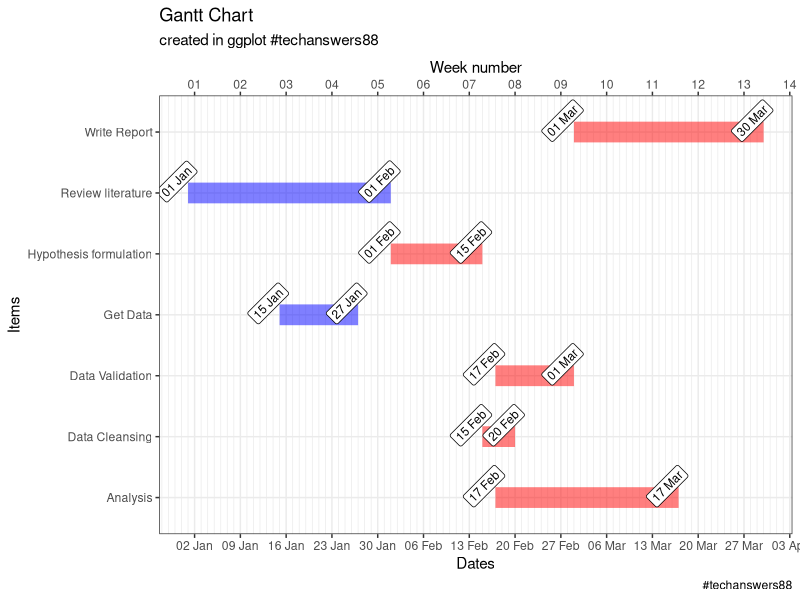
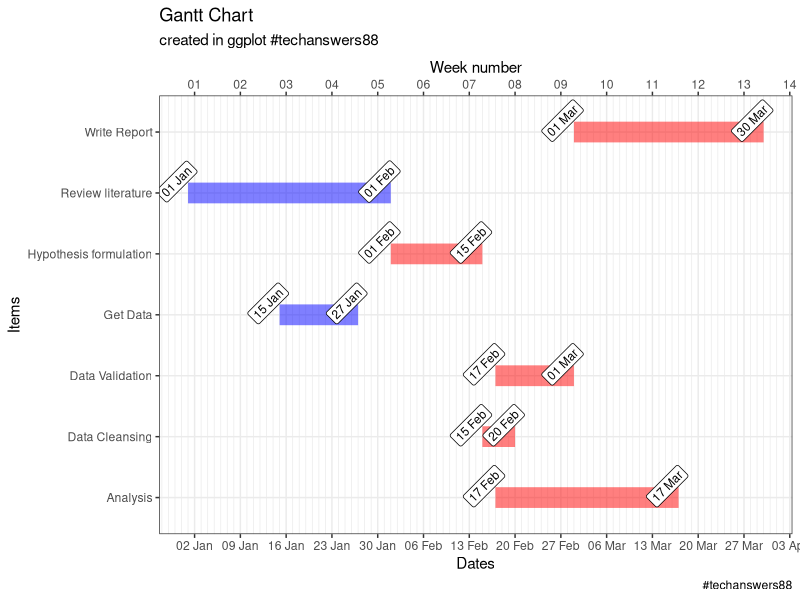
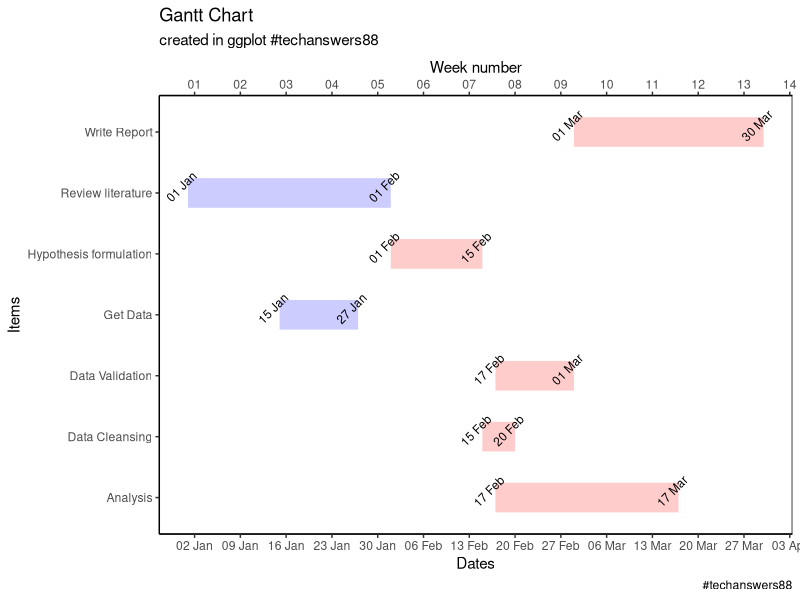
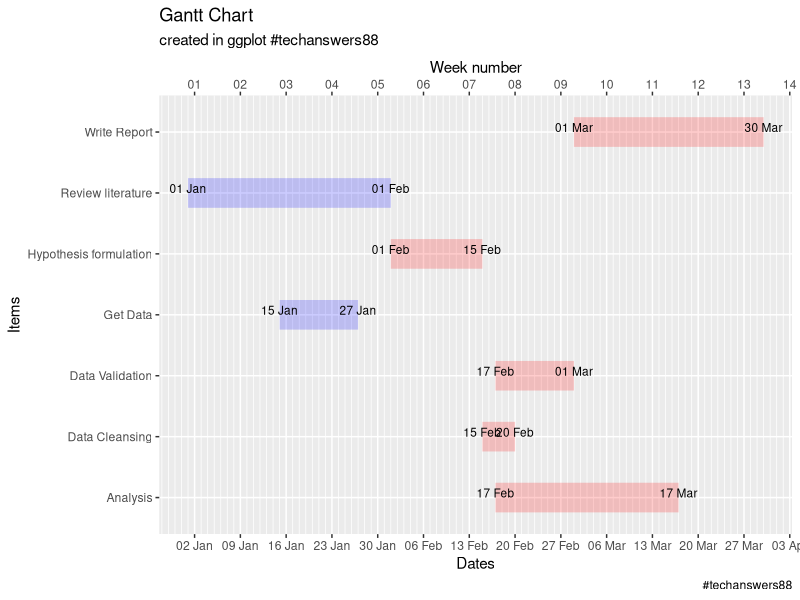

Write R code to recreate these figures, in order. (Note: this script raises an error after producing the figures.)
# [create beautiful GANTT Chart in R with progress tracking.]()
# https://rpubs.com/techanswers88/gantt-chart-in-r
# Packages used
# GGPLOT GANTT CHART
library(ggplot2)
library(tidyr)
library(lubridate)

# Prepare the data
# url is the location of your computer eg. c:\\tmp\\yourdata.csv"
# df <- read.csv("e:\\tmp\\ProjectSchedule.csv")
df <- data.frame(
  Stage = c(
    "Review literature", "Hypothesis formulation",
    "Get Data", "Data Cleansing",
    "Data Validation", "Analysis",
    "Write Report"
  ),
  Start = c(
    "2023-01-01", "2023-02-01",
    "2023-01-15", "2023-02-15",
    "2023-02-17", "2023-02-17",
    "2023-03-01"
  ),
  End = c(
    "2023-02-01", "2023-02-15",
    "2023-01-27", "2023-02-20",
    "2023-03-01", "2023-03-17",
    "2023-03-30"
  ),
  Complete = c(TRUE, FALSE, TRUE, FALSE, FALSE, FALSE, FALSE)
)
df$Start <- ymd(df$Start)
df$End <- ymd(df$End)
df.melt <- df %>%
  tidyr::pivot_longer(col = c(Start, End))

today <- as.Date("2022-12-25")
# For live tracking you can use the current date using Sys.Date as shown below
# today <- Sys.Date()

# First Chart
pl <- ggplot(df.melt, aes(x = value, y = Stage, colour = Complete))
pl <- pl + geom_line(alpha = 0.5, size = 7)
pl <- pl + geom_label(aes(label = format(value, "%d %b")), vjust = -0.5, angle = 45, size = 3, color = "black")
pl <- pl + theme_bw()
pl <- pl + geom_vline(xintercept = today, color = "grey", size = 2, alpha = 0.5)
pl <- pl + labs(title = "Gantt Chart")
pl <- pl + labs(subtitle = "created in ggplot #techanswers88")
pl <- pl + labs(caption = "#techanswers88")
pl <- pl + labs(x = "Date")
pl <- pl + labs(y = "Items")
pl <- pl + scale_color_manual(values = c("red", "blue"))
pl <- pl + theme(legend.position = "none")
pl <- pl + scale_x_date(
  name = "Dates",
  date_labels = "%d %b",
  date_breaks = "1 week",
  minor_breaks = "1 day",
  sec.axis = dup_axis(name = "Week number", labels = scales::date_format("%W"))
)
pl

# Second Chart
pl <- ggplot(df.melt, aes(x = value, y = Stage, colour = Complete))
pl <- pl + geom_line(alpha = 0.5, size = 7)
pl <- pl + geom_label(aes(label = format(value, "%d %b")), vjust = -0.5, angle = 45, size = 3, color = "black")
pl <- pl + theme_bw()
pl <- pl + geom_vline(xintercept = today, color = "grey", size = 2, alpha = 0.5)
pl <- pl + labs(title = "Gantt Chart")
pl <- pl + labs(subtitle = "created in ggplot #techanswers88")
pl <- pl + labs(caption = "#techanswers88")
pl <- pl + labs(x = "Date")
pl <- pl + labs(y = "Items")
pl <- pl + scale_color_manual(values = c("red", "blue"))
pl <- pl + theme(legend.position = "none")
pl <- pl + scale_x_date(
  name = "Dates",
  date_labels = "%d %b",
  date_breaks = "1 week",
  minor_breaks = "1 day",
  sec.axis = dup_axis(name = "Week number", labels = scales::date_format("%W"))
)
pl

# Third Chart
pl <- ggplot(df.melt, aes(x = value, y = Stage, colour = Complete))
pl <- pl + geom_line(alpha = 0.2, size = 10)
pl <- pl + geom_text(aes(label = format(value, "%d %b")), vjust = -0.5, angle = 45, size = 3, color = "black")
pl <- pl + theme_classic()
pl <- pl + geom_vline(xintercept = today, color = "red", size = 2, alpha = 0.5)
pl <- pl + labs(title = "Gantt Chart")
pl <- pl + labs(subtitle = "created in ggplot #techanswers88")
pl <- pl + labs(caption = "#techanswers88")
pl <- pl + labs(x = "Date")
pl <- pl + labs(y = "Items")
pl <- pl + scale_color_manual(values = c("red", "blue"))
pl <- pl + theme(legend.position = "none")
pl <- pl + theme(panel.background = element_rect(color = "black"))
pl <- pl + scale_x_date(
  name = "Dates",
  date_labels = "%d %b",
  date_breaks = "1 week",
  minor_breaks = "1 day",
  sec.axis = dup_axis(name = "Week number", labels = scales::date_format("%W"))
)
pl

# Fourth Chart
pl <- ggplot(df.melt, aes(x = value, y = Stage, colour = Complete))
pl <- pl + geom_line(alpha = 0.2, size = 10)
pl <- pl + geom_text(aes(label = format(value, "%d %b")), vjust = 0, angle = 0, size = 3, color = "black")
pl <- pl + theme_gray()
pl <- pl + geom_vline(xintercept = today, color = "red", size = 2, alpha = 0.5)
pl <- pl + labs(title = "Gantt Chart")
pl <- pl + labs(subtitle = "created in ggplot #techanswers88")
pl <- pl + labs(caption = "#techanswers88")
pl <- pl + labs(x = "Date")
pl <- pl + labs(y = "Items")
pl <- pl + scale_color_manual(values = c("red", "blue"))
pl <- pl + theme(legend.position = "none")
pl <- pl + scale_x_date(
  name = "Dates",
  date_labels = "%d %b",
  date_breaks = "1 week",
  minor_breaks = "1 day",
  sec.axis = dup_axis(name = "Week number", labels = scales::date_format("%W"))
)
pl


# You can use this snippet to save your chart to a powerpoint file
library(officer)
my_pres <- read_pptx()
my_pres <- add_slide(my_pres, layout = "Title and Content", master = "Office Theme")
my_pres <- ph_with(x = my_pres, value = pl, location = ph_location_fullsize())
print(my_pres, target = "./gantt charts in ggplot.pptx") # give your folder location and file name
